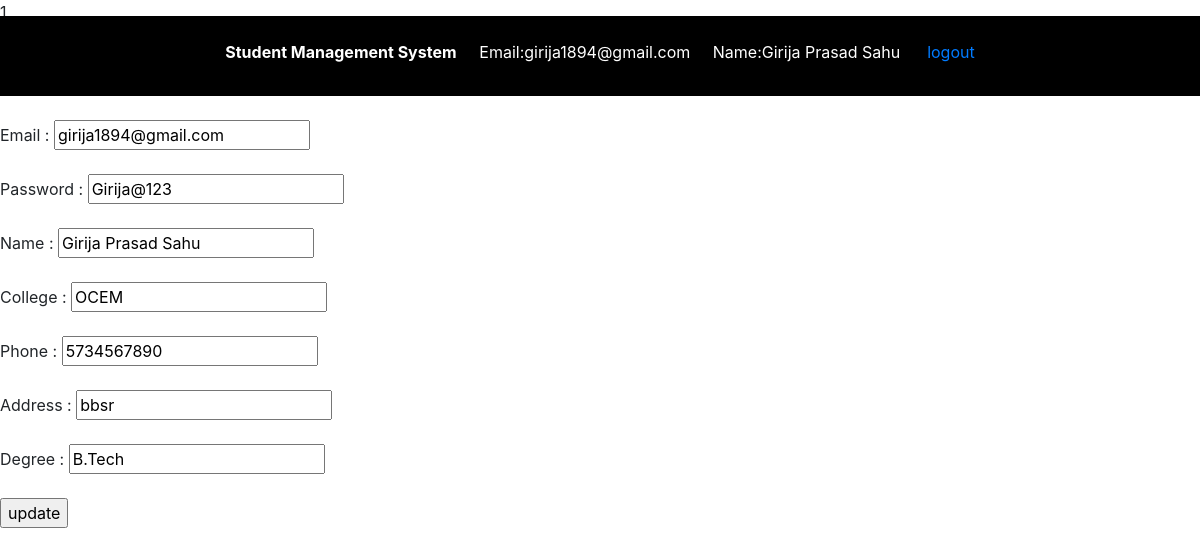
The page /sms/student_dashboard.php?sID=1&action=edit (signed in) on the database its author committed.
### tables this page shows
CREATE TABLE `student` (
  `id` int(11) NOT NULL,
  `email` varchar(255) NOT NULL,
  `password` varchar(255) NOT NULL,
  `name` varchar(255) NOT NULL,
  `college` varchar(255) NOT NULL,
  `phone` varchar(255) NOT NULL,
  `address` varchar(255) NOT NULL,
  `degree` varchar(255) NOT NULL,
  `approve_satus` int(11) NOT NULL DEFAULT 0
);

### sms/student_dashboard.php (the view, shortened to what this page needs)
<?php
        include 'conn.php';
?>
<!DOCTYPE html>
<html lang="en">
<head>
    <link rel="stylesheet" href="https://maxcdn.bootstrapcdn.com/bootstrap/4.5.2/css/bootstrap.min.css">
</head>
<body>
    <div id="header">
        <center><strong><br>Student Management System &nbsp;&nbsp;&nbsp;&nbsp;&nbsp;</strong>Email:<?php echo $_SESSION['email']; ?>&nbsp;&nbsp;&nbsp;&nbsp;&nbsp;Name:<?php echo $_SESSION['name']; ?>
        &nbsp;&nbsp;&nbsp;&nbsp;&nbsp;<a href="logout.php">logout</a>
        </center>
    </div>
<?php if(isset($_GET['action']) && $_GET['action'] == 'edit'){
   echo $sID = (isset($_GET['sID']) && $_GET['sID'] != '')?$_GET['sID']:'';
   $student_query = mysqli_query($conn, "select * from student where id= '".$sID."'");
   $student_data = mysqli_fetch_array($student_query);
    ?>
    <br><br><br><br><br>
<form method="post">
             Email : <input type="text" name="email" id="email" value="<?php echo $student_data['email']; ?>"><br><br>
             Password  : <input type="text" name="password" id="password" value="<?php echo $student_data['password']; ?>"><br><br>
             Name : <input type="text" name="name" id="name" value="<?php echo $student_data['name']; ?>"><br><br>
             College  : <input type="text" name="college" id="college" value="<?php echo $student_data['college']; ?>"><br><br>
             Phone : <input type="text" name="phone" id="phone" value="<?php echo $student_data['phone']; ?>"><br><br>
             Address  : <input type="text" name="address" id="address" value="<?php echo $student_data['address']; ?>"><br><br>
             Degree : <input type="text" name="degree" id="degree" value="<?php echo $student_data['degree']; ?>"><br><br>
            <input type="submit" name="update" value="update">
    </form><br>
    <?php } ?>
</body>
</html>

### sms/student_dashboard.php (style rules this page uses)
#header { height:10%; width:100%; top:2%; background-color:black; position:fixed; color:white; }

### rows shown on the page
student: email "girija1894@gmail.com", password "Girija@123", name "Girija Prasad Sahu", college "OCEM", phone "5734567890", address "bbsr", degree "B.Tech"

### other values the page prints
$_SESSION['email'] "girija1894@gmail.com"
$_SESSION['name'] "Girija Prasad Sahu"
$sID = (isset($_GET['sID']) && $_GET['sID'] != '')?$_GET['sID']:'' "1"
